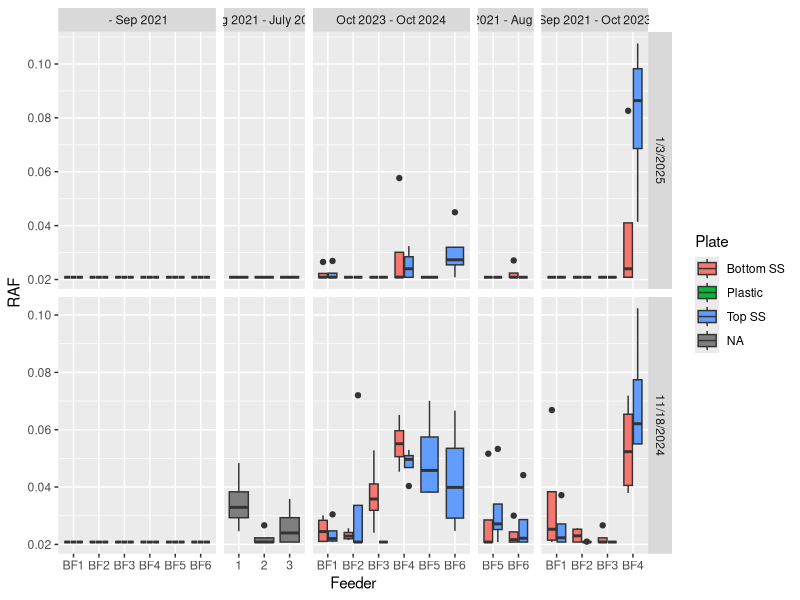

R code for this plot:
library(tidyverse)



meta <- read.csv("data/meta.csv", check.names = FALSE) %>%
  mutate_at("Sample IDs", as.character) %>%
  na.omit()

df_ <- read.csv("data/data.csv", check.names = FALSE) %>%
  mutate_at("Sample IDs", ~str_remove(., " ")) %>%
  filter(!(`Sample IDs` %in% c("N", "P"))) %>%
  left_join(meta, "Sample IDs")


df_ %>%
  separate_wider_delim(
    ID, 
    " ", 
    names = c("Feeder", "Plate"), 
    too_few = "align_start", 
    too_many = "merge"
  ) %>%
  # filter(Date != unique(Date)[1]) %>%
  ggplot(aes(Feeder, RAF, fill = Plate)) +
  geom_boxplot() +
  facet_grid(
    cols = vars(`Period in environment`), 
    rows = vars(Date), 
    space = "free_x", 
    scales = "free"
  )

# df_ %>%
#   filter(Date != unique(Date)[1]) %>%
#   ggplot(aes(`Sample IDs`, RAF, fill = Date)) +
#   geom_boxplot() +
#   facet_grid(~`ID`, space = "free_x", scales = "free")



# Plate Views -------------------------------------------------------------



multi_plate <- function(file) {
  plate_view(
    get_real(file)[[1]], 
    get_sample_locations(file)
  ) +
    ggtitle(file)
  ggsave(
    paste0(
      "figures/", 
      str_split_i(file, "/", 2) %>% str_remove(".xlsx"), 
      "_plate_view.png"
    ), 
    width = 12, 
    height = 8
  )
}

sapply(list.files("raw", full.names = TRUE), multi_plate)


